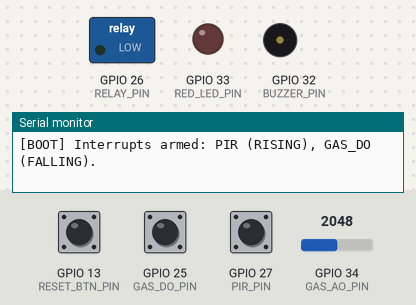
A sketch run on a simulated ESP32. On the bench: switched loads named in the sketch (green lamp = pin HIGH), output pins drawn as LEDs (lit = HIGH), buzzer (waves = sounding, pin HIGH), the last lines printed to the serial monitor. Dashed ring = blinking. The test bench sets the inputs (shaded band); at power-on: GPIO 25 (GAS_DO_PIN) HIGH, GPIO 13 (RESET_BTN_PIN) HIGH, GPIO 27 (PIR_PIN) HIGH, GPIO 34 (GAS_AO_PIN) = 2048.

Above: at 1.2 s.
1.3 s: GPIO 25 (GAS_DO_PIN) pulled LOW for 0.15 s
At 1.43 s:
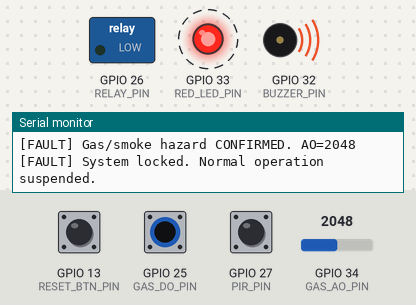
4.3 s: GPIO 13 (RESET_BTN_PIN) pulled LOW for 0.15 s
5.9 s: GPIO 25 (GAS_DO_PIN) pulled LOW for 1 s
At 6.28 s:
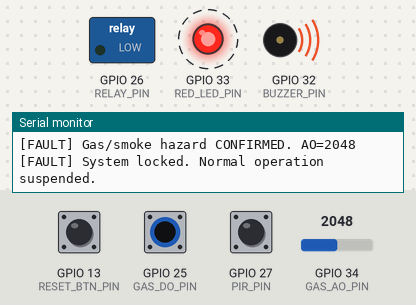
8.9 s: GPIO 13 (RESET_BTN_PIN) pulled LOW for 1 s
At 10.3 s:
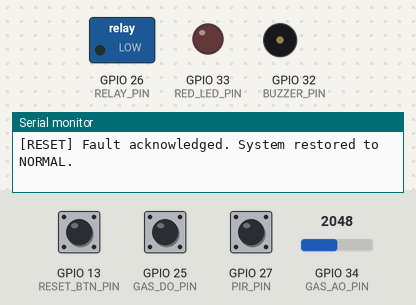
11.4 s: GPIO 27 (PIR_PIN) pulsed LOW 2 times (0.12 s each, 0.3 s apart)
At 12.7 s:
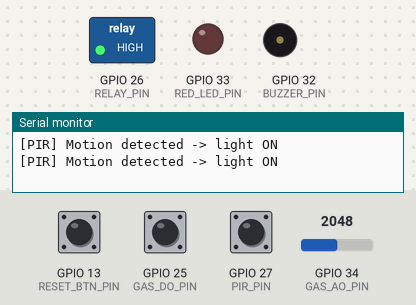
Timing chart, 0 to 21.3 s (numbered marks = the images above; inputs shaded):
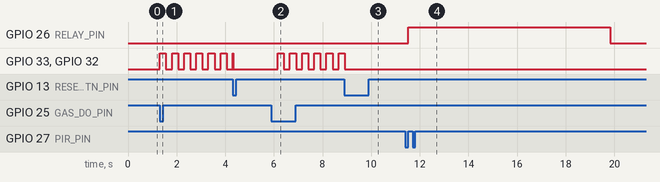

Measured:
- after the input at 1.3 s, GPIO 33 (RED_LED_PIN), GPIO 32 (BUZZER_PIN): alternates HIGH for 0.25 s and LOW for 0.25 s, starting at once
- after the input at 5.9 s, GPIO 33 (RED_LED_PIN), GPIO 32 (BUZZER_PIN): alternates HIGH for 0.25 s and LOW for 0.25 s, starting after 0.26 s
- after the input at 8.9 s, GPIO 33 (RED_LED_PIN), GPIO 32 (BUZZER_PIN): goes on until 8.9 s, then stays LOW
- after the input at 11.4 s, GPIO 26 (RELAY_PIN): LOW → HIGH after 0.12 s, → LOW 8.3 s later

The sketch:

edge_smart_appliance.ino
```cpp
/*
  =====================================================================
   PROJECT 4 — Edge-Computing Smart Home Appliance (Interrupts & Safety)
   DecodeLabs IoT Industrial Training Kit — Batch 2026
  =====================================================================

   GOAL
   Build a deterministic, fail-safe embedded system that:
     1) Uses a hardware interrupt (PIR sensor) to control a smart light
        the instant motion is detected — zero polling delay.
     2) Uses a hardware interrupt on a gas/smoke sensor's digital
        threshold line to instantly PREEMPT everything else in the
        system the moment a hazard is detected.
     3) Cross-validates that hazard against the sensor's analog reading
        (a second, independent measurement) before locking the system
        into a FAULT state — this avoids false-positive shutdowns from
        electrical noise while still reacting in hardware time.
     4) Drives a physical buzzer + red LED alarm and cuts power to the
        appliance through a Normally-Open (NO) relay, so that ANY power
        loss or MCU crash also fails to the safe (off) state.

   HARDWARE / PIN MAP (ESP32 Dev Board)
   -------------------------------------------------------------------
   PIR_PIN          GPIO 27   PIR motion sensor SIGNAL (digital, RISING)
   GAS_DO_PIN       GPIO 25   Gas/smoke sensor DIGITAL threshold output
                              (this is what we hardware-interrupt on)
   GAS_AO_PIN       GPIO 34   Gas/smoke sensor ANALOG output (ADC1_CH6)
                              (used only for confirmation, never for
                              the interrupt itself — ADC pins on ESP32
                              cannot be interrupt sources)
   RELAY_PIN        GPIO 26   NO relay driving the smart light / load
   BUZZER_PIN       GPIO 32   Piezo buzzer (active alarm)
   RED_LED_PIN      GPIO 33   Red fault-indicator LED
   RESET_BTN_PIN    GPIO 13   Manual "acknowledge fault & reset" button
                              (active LOW, INPUT_PULLUP)

   WIRING NOTES
   - PIR sensor: VCC -> 5V/3V3 (per module), GND -> GND,
     SIGNAL -> GPIO27. Use INPUT_PULLUP so the line never floats.
   - Relay module: remove the JD-VCC jumper so the relay's coil/EMF
     domain is optically isolated from the ESP32's logic domain.
     Relay IN -> GPIO26. Wire the appliance through the NO (Normally
     Open) contacts ONLY — never NC — so a de-energized relay
     (power loss, brown-out, panic/reset) always leaves the load OFF.
   - Gas/smoke sensor (e.g. MQ-2 style module): has both a DO
     (digital, threshold-comparator) pin and an AO (analog) pin.
     DO -> GPIO25 (interrupt), AO -> GPIO34 (ADC confirmation read).

   CORE DESIGN PRINCIPLE — "Freeze. Execute. Return."
   ISRs here do the absolute minimum: set a volatile flag and record a
   timestamp. All real logic (debounce, validation, actuation) happens
   in loop(), which is non-blocking (no delay(), no Serial.print()
   inside ISRs, no dynamic memory in ISRs).
   =====================================================================
*/

// ---------------------- Pin Definitions ----------------------
const uint8_t PIR_PIN        = 27;
const uint8_t GAS_DO_PIN     = 25;
const uint8_t GAS_AO_PIN     = 34;
const uint8_t RELAY_PIN      = 26;
const uint8_t BUZZER_PIN     = 32;
const uint8_t RED_LED_PIN    = 33;
const uint8_t RESET_BTN_PIN  = 13;

// ---------------------- Tunable Thresholds ----------------------
const uint16_t GAS_ANALOG_THRESHOLD   = 1800;  // 0-4095 (12-bit ADC), calibrate to your sensor
const unsigned long PIR_DEBOUNCE_MS   = 50;    // ignore PIR retriggers faster than this
const unsigned long LIGHT_ON_TIME_MS  = 8000;  // how long the light stays on after motion
const unsigned long GAS_VALIDATION_MS = 200;   // window to cross-check DO trigger against AO reading
const unsigned long ALARM_BLINK_MS    = 250;   // red LED / buzzer blink period during fault

// ---------------------- Volatile ISR-shared state ----------------------
// Anything written inside an ISR and read in loop() MUST be volatile,
// otherwise the compiler may cache a stale value in a CPU register.
volatile bool          motionFlag        = false;
volatile unsigned long lastPirInterrupt  = 0;

volatile bool          gasTriggerFlag    = false;
volatile unsigned long gasTriggerTime    = 0;

// ---------------------- Non-ISR system state ----------------------
enum SystemState { NORMAL, VALIDATING_GAS, FAULT_LOCKED };
SystemState currentState = NORMAL;

bool lightOn               = false;
unsigned long lightOnAt    = 0;
unsigned long lastAlarmToggle = 0;
bool alarmBlinkState       = false;

// Non-blocking reset-button debounce state (no delay() in loop()).
const unsigned long RESET_DEBOUNCE_MS = 30;
bool resetBtnCandidate        = false;
unsigned long resetBtnEdgeAt  = 0;

// =====================================================================
//  INTERRUPT SERVICE ROUTINES
//  IRAM_ATTR forces these into fast internal RAM so a flash-cache miss
//  can never introduce non-deterministic latency into the response.
// =====================================================================

void IRAM_ATTR pirISR() {
  unsigned long now = millis();
  // Hardware debounce lockout window — filters mechanical/EM contact bounce.
  if (now - lastPirInterrupt > PIR_DEBOUNCE_MS) {
    motionFlag = true;
    lastPirInterrupt = now;
  }
}

void IRAM_ATTR gasEmergencyISR() {
  // This is the "Mission 2" absolute-preemption interrupt.
  // No blocking calls, no Serial, no delay, no malloc — just flag + timestamp.
  // Latch the timestamp only on the FIRST trigger of a validation cycle.
  // If every retrigger were allowed to overwrite gasTriggerTime, a noisy
  // or chattering DO line would keep pushing the validation deadline
  // forward and the system could get stuck in VALIDATING_GAS forever,
  // never confirming a real hazard and never dismissing a transient one.
  if (!gasTriggerFlag) {
    gasTriggerFlag = true;
    gasTriggerTime = millis();
  }
}

// =====================================================================
//  SETUP
// =====================================================================
void setup() {
  Serial.begin(115200);

  pinMode(PIR_PIN, INPUT_PULLUP);
  pinMode(GAS_DO_PIN, INPUT_PULLUP);
  pinMode(GAS_AO_PIN, INPUT);
  pinMode(RELAY_PIN, OUTPUT);
  pinMode(BUZZER_PIN, OUTPUT);
  pinMode(RED_LED_PIN, OUTPUT);
  pinMode(RESET_BTN_PIN, INPUT_PULLUP);

  // Fail-safe default: relay de-energized (light OFF), alarm OFF.
  digitalWrite(RELAY_PIN, LOW);
  digitalWrite(BUZZER_PIN, LOW);
  digitalWrite(RED_LED_PIN, LOW);

  // Mission 1: event-driven convenience lighting.
  attachInterrupt(digitalPinToInterrupt(PIR_PIN), pirISR, RISING);

  // Mission 2: zero-lag safety override. Most MQ-style DO comparator
  // outputs go LOW when the gas threshold is exceeded — adjust the
  // mode (RISING/FALLING) to match your specific module's polarity.
  attachInterrupt(digitalPinToInterrupt(GAS_DO_PIN), gasEmergencyISR, FALLING);

  Serial.println(F("[BOOT] Edge-Computing Smart Home Appliance online."));
  Serial.println(F("[BOOT] Interrupts armed: PIR (RISING), GAS_DO (FALLING)."));
}

// =====================================================================
//  LOOP — all real decision-making happens here, never in an ISR.
// =====================================================================
void loop() {

  // ---- 1) Handle manual fault-reset button (only works from FAULT state)
  //         Non-blocking debounce: require the LOW level to be stable for
  //         RESET_DEBOUNCE_MS before acting on it, without ever calling
  //         delay() — a blocking call here would be exactly the kind of
  //         "background loop hides the ISR" problem this design avoids.
  if (currentState == FAULT_LOCKED) {
    bool pressedNow = (digitalRead(RESET_BTN_PIN) == LOW);
    if (pressedNow && !resetBtnCandidate) {
      resetBtnCandidate = true;
      resetBtnEdgeAt = millis();
    } else if (!pressedNow) {
      resetBtnCandidate = false;
    } else if (resetBtnCandidate && (millis() - resetBtnEdgeAt >= RESET_DEBOUNCE_MS)) {
      clearFault();
      resetBtnCandidate = false;
    }
  }

  // ---- 2) Absolute preemption: a validated/raw gas trigger always
  //         takes priority over whatever normal-mode logic is doing.
  if (gasTriggerFlag && currentState == NORMAL) {
    currentState = VALIDATING_GAS;
    Serial.println(F("[GAS] Digital threshold interrupt fired. Opening validation window..."));
  }

  if (currentState == VALIDATING_GAS) {
    unsigned long elapsed = millis() - gasTriggerTime;
    int analogReading = analogRead(GAS_AO_PIN);

    if (analogReading >= GAS_ANALOG_THRESHOLD) {
      // Confirmed by the independent analog channel -> real hazard.
      enterFault(analogReading);
    } else if (elapsed >= GAS_VALIDATION_MS) {
      // Digital line tripped but analog never confirmed within the
      // window -> treat as a transient/noise event, log and recover.
      Serial.print(F("[GAS] Transient fault dismissed. AO="));
      Serial.println(analogReading);
      gasTriggerFlag = false;
      currentState = NORMAL;
    }
    // else: still inside the validation window, keep polling non-blockingly.
  }

  // ---- 3) FAULT_LOCKED: alarm output, relay stays open, ignore PIR.
  if (currentState == FAULT_LOCKED) {
    runAlarmBlink();
    motionFlag = false; // discard any motion events queued during fault
    return;              // nothing else in the loop runs while locked
  }

  // ---- 4) NORMAL mode: standard PIR-driven lighting logic.
  if (currentState == NORMAL) {
    if (motionFlag) {
      motionFlag = false;
      digitalWrite(RELAY_PIN, HIGH); // energize NO relay -> light ON
      lightOn = true;
      lightOnAt = millis();
      Serial.println(F("[PIR] Motion detected -> light ON"));
    }

    if (lightOn && (millis() - lightOnAt >= LIGHT_ON_TIME_MS)) {
      digitalWrite(RELAY_PIN, LOW); // de-energize -> light OFF (fail-safe default)
      lightOn = false;
      Serial.println(F("[PIR] Timeout elapsed -> light OFF"));
    }
  }
}

// =====================================================================
//  Helper functions (non-blocking)
// =====================================================================

void enterFault(int confirmedReading) {
  currentState = FAULT_LOCKED;
  digitalWrite(RELAY_PIN, LOW); // immediately de-energize relay -> appliance OFF
  lightOn = false;
  Serial.print(F("[FAULT] Gas/smoke hazard CONFIRMED. AO="));
  Serial.println(confirmedReading);
  Serial.println(F("[FAULT] System locked. Normal operation suspended."));
}

void clearFault() {
  currentState = NORMAL;
  gasTriggerFlag = false;
  digitalWrite(BUZZER_PIN, LOW);
  digitalWrite(RED_LED_PIN, LOW);
  Serial.println(F("[RESET] Fault acknowledged. System restored to NORMAL."));
}

void runAlarmBlink() {
  if (millis() - lastAlarmToggle >= ALARM_BLINK_MS) {
    lastAlarmToggle = millis();
    alarmBlinkState = !alarmBlinkState;
    digitalWrite(RED_LED_PIN, alarmBlinkState);
    digitalWrite(BUZZER_PIN, alarmBlinkState);
  }
}
```
